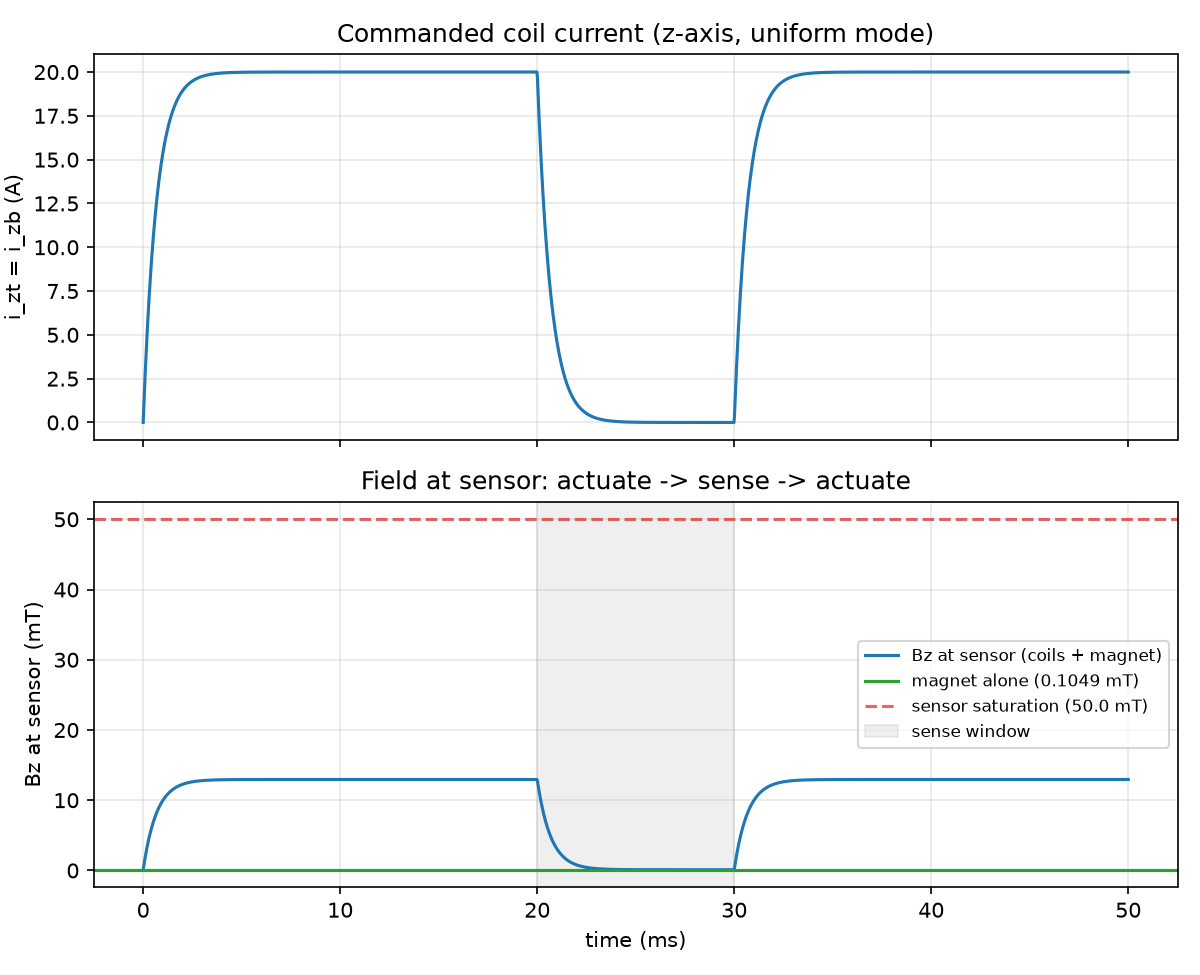

Here is the Python script that generated this plot:
"""Exercise an actuate -> sense -> actuate cycle end-to-end and plot the
field a sensor would actually see over time, to check:
  1. the coil field really collapses to ~0 during the sense window (and how
     long that takes, given the current rise_time_s)
  2. how big the magnet's own signal is relative to the actuation field
     while coils are driven (i.e. why you can't just sense with coils on)
  3. whether the commanded actuation current would saturate the sensor

Defaults: z-axis uniform mode (i_zt = i_zb), 20A/side, magnet 15mm on-axis
above the sensor, 1.5ms rise time, 50mT saturation threshold (standard-IMC
MLX90393) -- override any of it with flags. The magnet's own magnetization
is rotated to match whichever --axis you pick, so "magnet alone" is always
a meaningful on-axis reading rather than landing in the magnet's equatorial
(zero-field) plane for x/y.

The 20A default and 1.5ms rise time are both real numbers from the IEEE
APEC 2025 paper, not arbitrary round numbers: tr=1.5ms is the demonstrated
step response (Fig. 6), and ~20A (measured max ~18.6A) is what actually
drove the cube robot's rolling locomotion demo (Fig. 9) -- the closest
thing in the paper to a real operating current. The drive electronics are
rated up to 100A/submodule, but that's a hardware ceiling, not a current
they ran continuously -- pass --current 100 to test that worst case
separately from the "normal operation" default.

Examples:
  uv run python scripts/actuation_cycle_check.py
  uv run python scripts/actuation_cycle_check.py --axis x --current 100 --magnet-z 5
  uv run python scripts/actuation_cycle_check.py --rise-time 5e-3 --t-sense 0.05 --t-resume 0.09
  uv run python scripts/actuation_cycle_check.py --sat-threshold 25 --output /tmp/cycle.png
"""
from __future__ import annotations

import argparse
import math

import matplotlib
matplotlib.use("Agg")
import matplotlib.pyplot as plt
import numpy as np
from scipy.spatial.transform import Rotation

from kresling_sim.kresling import Kresling
from kresling_sim.actuation import Actuation

_AXIS_CHANNELS = {
    "x": ("i_xf", "i_xb"),
    "y": ("i_yl", "i_yr"),
    "z": ("i_zt", "i_zb"),
}

# Kresling's magnetization is always along its own local z. To see a
# nonzero on-axis signal when probing the x or y axis, rotate that local z
# onto the axis being driven -- same z-to-axis convention used in coils.py
# for orienting the coil loops themselves.
_AXIS_ORIENTATION = {
    "x": Rotation.from_euler("y", 90, degrees=True),
    "y": Rotation.from_euler("x", -90, degrees=True),
    "z": None,
}


def parse_args() -> argparse.Namespace:
    p = argparse.ArgumentParser(description=__doc__, formatter_class=argparse.RawDescriptionHelpFormatter)
    p.add_argument("--axis", choices=["x", "y", "z"], default="z", help="which coil axis to drive in uniform mode (default: z)")
    p.add_argument("--current", type=float, default=20.0, help="current per side, amps (default: 20.0, matches the paper's actual cube-rolling demo; try --current 100 for the drive's rated max)")
    p.add_argument("--magnet-z", type=float, default=15.0, help="magnet position on the drive axis, mm from the sensor point (default: 15.0, mid-workspace)")
    p.add_argument("--rise-time", type=float, default=1.5e-3, help="10-90%% current rise time, seconds (default: 1.5e-3, matches the paper)")
    p.add_argument("--sat-threshold", type=float, default=50.0, help="sensor saturation onset to plot as a reference line, mT (default: 50.0, standard-IMC MLX90393)")
    p.add_argument("--t-actuate", type=float, default=0.0, help="time actuation starts, s (default: 0.0)")
    p.add_argument("--t-sense", type=float, default=0.020, help="time the sense window starts (coils commanded off), s (default: 0.020)")
    p.add_argument("--t-resume", type=float, default=0.030, help="time actuation resumes, s (default: 0.030)")
    p.add_argument("--t-end", type=float, default=0.050, help="end of the simulated window, s (default: 0.050)")
    p.add_argument("--n-samples", type=int, default=2000, help="number of time samples to plot (default: 2000)")
    p.add_argument("--output", type=str, default=None, help="output PNG path (default: alongside this script)")
    return p.parse_args()


def main() -> None:
    args = parse_args()
    ch_pos, ch_neg = _AXIS_CHANNELS[args.axis]

    magnet_position = {"x": (args.magnet_z, 0, 0), "y": (0, args.magnet_z, 0), "z": (0, 0, args.magnet_z)}[args.axis]
    sensor_point = (0.0, 0.0, 0.0)
    axis_idx = {"x": 0, "y": 1, "z": 2}[args.axis]

    magnet = Kresling(position=magnet_position, orientation=_AXIS_ORIENTATION[args.axis])
    act = Actuation(magnet, rise_time_s=args.rise_time)

    act.command({ch_pos: args.current, ch_neg: args.current}, t=args.t_actuate)
    act.command({ch_pos: 0.0, ch_neg: 0.0}, t=args.t_sense)
    act.command({ch_pos: args.current, ch_neg: args.current}, t=args.t_resume)

    ts = np.linspace(0, args.t_end, args.n_samples)
    i_pos = np.array([act.currents_at(t)[ch_pos] for t in ts])
    b_total = np.array([act.field_at(sensor_point, t)[axis_idx] for t in ts])
    b_magnet_only = magnet.getB(sensor_point)[axis_idx]  # constant -- magnet doesn't move here

    tau = args.rise_time / math.log(9)
    t_settle_1pct = tau * math.log(100)
    t_settle_0p1pct = tau * math.log(1000)
    sense_mask = (ts >= args.t_sense) & (ts < args.t_resume)

    print(f"axis={args.axis} ({ch_pos}={ch_neg}={args.current}A), magnet at {magnet_position}mm, rise_time={args.rise_time * 1000:.3f}ms")
    print(f"magnet-alone B[{args.axis}] at sensor: {b_magnet_only:.6f} mT")
    print(f"peak actuation B[{args.axis}] at sensor: {b_total.max():.4f} mT")
    print(f"  -> {b_total.max() / args.sat_threshold * 100:.1f}% of the {args.sat_threshold}mT saturation threshold")
    if abs(b_magnet_only) > 0:
        print(f"  -> magnet signal is {abs(b_total.max() / b_magnet_only):.0f}x smaller than the actuation field while coils are on")
    print(f"current tau = {tau * 1000:.3f} ms; settles to 1% in ~{t_settle_1pct * 1000:.2f} ms, to 0.1% in ~{t_settle_0p1pct * 1000:.2f} ms")
    if sense_mask.any():
        print(f"minimum residual B[{args.axis}] during the sense window: {b_total[sense_mask].min():.6f} mT")

    fig, (ax1, ax2) = plt.subplots(2, 1, figsize=(8, 6.5), sharex=True)

    ax1.plot(ts * 1000, i_pos, color="tab:blue")
    ax1.set_ylabel(f"{ch_pos} = {ch_neg} (A)")
    ax1.set_title(f"Commanded coil current ({args.axis}-axis, uniform mode)")
    ax1.grid(alpha=0.3)

    ax2.plot(ts * 1000, b_total, color="tab:blue", label=f"B{args.axis} at sensor (coils + magnet)")
    ax2.axhline(b_magnet_only, color="tab:green", linewidth=1.5, label=f"magnet alone ({b_magnet_only:.4f} mT)")
    ax2.axhline(args.sat_threshold, color="tab:red", linestyle="--", alpha=0.7, label=f"sensor saturation ({args.sat_threshold} mT)")
    ax2.axvspan(args.t_sense * 1000, args.t_resume * 1000, color="gray", alpha=0.12, label="sense window")
    ax2.set_ylabel(f"B{args.axis} at sensor (mT)")
    ax2.set_xlabel("time (ms)")
    ax2.set_title("Field at sensor: actuate -> sense -> actuate")
    ax2.legend(loc="best", fontsize=8)
    ax2.grid(alpha=0.3)

    fig.tight_layout()
    out_path = args.output or __file__.replace(".py", ".png")
    fig.savefig(out_path, dpi=150)
    print(f"\nsaved plot to {out_path}")


if __name__ == "__main__":
    main()
